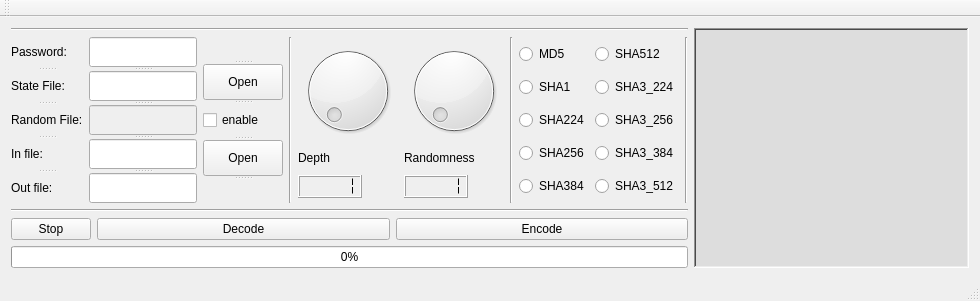
<?xml version="1.0" encoding="UTF-8"?>
<ui version="4.0">
 <class>MainWindow</class>
 <widget class="QMainWindow" name="MainWindow">
  <property name="geometry">
   <rect>
    <x>0</x>
    <y>0</y>
    <width>980</width>
    <height>301</height>
   </rect>
  </property>
  <property name="sizePolicy">
   <sizepolicy hsizetype="Fixed" vsizetype="Fixed">
    <horstretch>0</horstretch>
    <verstretch>0</verstretch>
   </sizepolicy>
  </property>
  <property name="maximumSize">
   <size>
    <width>980</width>
    <height>301</height>
   </size>
  </property>
  <property name="windowTitle">
   <string>DigiFo</string>
  </property>
  <property name="styleSheet">
   <string notr="true"/>
  </property>
  <widget class="QWidget" name="centralWidget">
   <layout class="QHBoxLayout" name="horizontalLayout_6">
    <item>
     <layout class="QHBoxLayout" name="horizontalLayout_5">
      <item>
       <layout class="QVBoxLayout" name="verticalLayout_3">
        <item>
         <widget class="Line" name="line_4">
          <property name="orientation">
           <enum>Qt::Horizontal</enum>
          </property>
         </widget>
        </item>
        <item>
         <layout class="QHBoxLayout" name="horizontalLayout_4">
          <item>
           <layout class="QHBoxLayout" name="horizontalLayout">
            <item>
             <widget class="QSplitter" name="splitter">
              <property name="orientation">
               <enum>Qt::Vertical</enum>
              </property>
              <widget class="QLabel" name="label">
               <property name="sizePolicy">
                <sizepolicy hsizetype="Fixed" vsizetype="Fixed">
                 <horstretch>0</horstretch>
                 <verstretch>0</verstretch>
                </sizepolicy>
               </property>
               <property name="text">
                <string>Password:</string>
               </property>
               <property name="alignment">
                <set>Qt::AlignLeading|Qt::AlignLeft|Qt::AlignVCenter</set>
               </property>
              </widget>
              <widget class="QLabel" name="label_2">
               <property name="sizePolicy">
                <sizepolicy hsizetype="Fixed" vsizetype="Fixed">
                 <horstretch>0</horstretch>
                 <verstretch>0</verstretch>
                </sizepolicy>
               </property>
               <property name="text">
                <string>State File:</string>
               </property>
               <property name="alignment">
                <set>Qt::AlignLeading|Qt::AlignLeft|Qt::AlignVCenter</set>
               </property>
              </widget>
              <widget class="QLabel" name="label_6">
               <property name="sizePolicy">
                <sizepolicy hsizetype="Fixed" vsizetype="Fixed">
                 <horstretch>0</horstretch>
                 <verstretch>0</verstretch>
                </sizepolicy>
               </property>
               <property name="text">
                <string>Random File:</string>
               </property>
              </widget>
              <widget class="QLabel" name="label_3">
               <property name="sizePolicy">
                <sizepolicy hsizetype="Fixed" vsizetype="Fixed">
                 <horstretch>0</horstretch>
                 <verstretch>0</verstretch>
                </sizepolicy>
               </property>
               <property name="text">
                <string>In file:</string>
               </property>
               <property name="alignment">
                <set>Qt::AlignLeading|Qt::AlignLeft|Qt::AlignVCenter</set>
               </property>
              </widget>
              <widget class="QLabel" name="label_4">
               <property name="sizePolicy">
                <sizepolicy hsizetype="Fixed" vsizetype="Fixed">
                 <horstretch>0</horstretch>
                 <verstretch>0</verstretch>
                </sizepolicy>
               </property>
               <property name="text">
                <string>Out file:</string>
               </property>
               <property name="alignment">
                <set>Qt::AlignLeading|Qt::AlignLeft|Qt::AlignVCenter</set>
               </property>
              </widget>
             </widget>
            </item>
            <item>
             <widget class="QSplitter" name="splitter_2">
              <property name="sizePolicy">
               <sizepolicy hsizetype="Expanding" vsizetype="Expanding">
                <horstretch>0</horstretch>
                <verstretch>0</verstretch>
               </sizepolicy>
              </property>
              <property name="orientation">
               <enum>Qt::Vertical</enum>
              </property>
              <widget class="QLineEdit" name="LE_passwd">
               <property name="maxLength">
                <number>32</number>
               </property>
               <property name="echoMode">
                <enum>QLineEdit::Normal</enum>
               </property>
              </widget>
              <widget class="QLineEdit" name="LE_stateFile">
               <property name="maxLength">
                <number>1024</number>
               </property>
               <property name="readOnly">
                <bool>false</bool>
               </property>
              </widget>
              <widget class="QLineEdit" name="LE_RFF">
               <property name="enabled">
                <bool>false</bool>
               </property>
              </widget>
              <widget class="QLineEdit" name="LE_inFile"/>
              <widget class="QLineEdit" name="LE_outFile">
               <property name="text">
                <string/>
               </property>
              </widget>
             </widget>
            </item>
            <item>
             <widget class="QSplitter" name="splitter_3">
              <property name="orientation">
               <enum>Qt::Vertical</enum>
              </property>
              <widget class="QLabel" name="label_8">
               <property name="sizePolicy">
                <sizepolicy hsizetype="Fixed" vsizetype="Fixed">
                 <horstretch>0</horstretch>
                 <verstretch>0</verstretch>
                </sizepolicy>
               </property>
               <property name="text">
                <string/>
               </property>
              </widget>
              <widget class="QPushButton" name="PB_stateFile">
               <property name="sizePolicy">
                <sizepolicy hsizetype="Fixed" vsizetype="Fixed">
                 <horstretch>0</horstretch>
                 <verstretch>0</verstretch>
                </sizepolicy>
               </property>
               <property name="text">
                <string>Open</string>
               </property>
              </widget>
              <widget class="QCheckBox" name="CB_RFF">
               <property name="sizePolicy">
                <sizepolicy hsizetype="Fixed" vsizetype="Fixed">
                 <horstretch>0</horstretch>
                 <verstretch>0</verstretch>
                </sizepolicy>
               </property>
               <property name="text">
                <string>enable</string>
               </property>
              </widget>
              <widget class="QPushButton" name="PB_open">
               <property name="sizePolicy">
                <sizepolicy hsizetype="Fixed" vsizetype="Fixed">
                 <horstretch>0</horstretch>
                 <verstretch>0</verstretch>
                </sizepolicy>
               </property>
               <property name="text">
                <string>Open</string>
               </property>
              </widget>
              <widget class="QLabel" name="label_9">
               <property name="sizePolicy">
                <sizepolicy hsizetype="Fixed" vsizetype="Fixed">
                 <horstretch>0</horstretch>
                 <verstretch>0</verstretch>
                </sizepolicy>
               </property>
               <property name="text">
                <string/>
               </property>
              </widget>
             </widget>
            </item>
           </layout>
          </item>
          <item>
           <widget class="Line" name="line">
            <property name="orientation">
             <enum>Qt::Vertical</enum>
            </property>
           </widget>
          </item>
          <item>
           <layout class="QHBoxLayout" name="horizontalLayout_3">
            <item>
             <layout class="QVBoxLayout" name="verticalLayout">
              <item>
               <widget class="QDial" name="dial_depth">
                <property name="sizePolicy">
                 <sizepolicy hsizetype="Fixed" vsizetype="Fixed">
                  <horstretch>0</horstretch>
                  <verstretch>0</verstretch>
                 </sizepolicy>
                </property>
                <property name="minimum">
                 <number>1</number>
                </property>
                <property name="maximum">
                 <number>32</number>
                </property>
                <property name="wrapping">
                 <bool>false</bool>
                </property>
               </widget>
              </item>
              <item>
               <widget class="QLabel" name="label_5">
                <property name="sizePolicy">
                 <sizepolicy hsizetype="Fixed" vsizetype="Fixed">
                  <horstretch>0</horstretch>
                  <verstretch>0</verstretch>
                 </sizepolicy>
                </property>
                <property name="text">
                 <string>Depth</string>
                </property>
               </widget>
              </item>
              <item>
               <widget class="QLCDNumber" name="L_Depth">
                <property name="sizePolicy">
                 <sizepolicy hsizetype="Fixed" vsizetype="Fixed">
                  <horstretch>0</horstretch>
                  <verstretch>0</verstretch>
                 </sizepolicy>
                </property>
                <property name="frameShape">
                 <enum>QFrame::Box</enum>
                </property>
                <property name="segmentStyle">
                 <enum>QLCDNumber::Flat</enum>
                </property>
                <property name="value" stdset="0">
                 <double>1.000000000000000</double>
                </property>
               </widget>
              </item>
             </layout>
            </item>
            <item>
             <layout class="QVBoxLayout" name="verticalLayout_2">
              <item>
               <widget class="QDial" name="dial_randomness">
                <property name="sizePolicy">
                 <sizepolicy hsizetype="Fixed" vsizetype="Fixed">
                  <horstretch>0</horstretch>
                  <verstretch>0</verstretch>
                 </sizepolicy>
                </property>
                <property name="minimum">
                 <number>1</number>
                </property>
                <property name="maximum">
                 <number>32</number>
                </property>
                <property name="wrapping">
                 <bool>false</bool>
                </property>
               </widget>
              </item>
              <item>
               <widget class="QLabel" name="label_7">
                <property name="sizePolicy">
                 <sizepolicy hsizetype="Fixed" vsizetype="Fixed">
                  <horstretch>0</horstretch>
                  <verstretch>0</verstretch>
                 </sizepolicy>
                </property>
                <property name="text">
                 <string>Randomness</string>
                </property>
               </widget>
              </item>
              <item>
               <widget class="QLCDNumber" name="L_Randomness">
                <property name="sizePolicy">
                 <sizepolicy hsizetype="Fixed" vsizetype="Fixed">
                  <horstretch>0</horstretch>
                  <verstretch>0</verstretch>
                 </sizepolicy>
                </property>
                <property name="segmentStyle">
                 <enum>QLCDNumber::Flat</enum>
                </property>
                <property name="value" stdset="0">
                 <double>1.000000000000000</double>
                </property>
               </widget>
              </item>
             </layout>
            </item>
           </layout>
          </item>
          <item>
           <widget class="Line" name="line_3">
            <property name="orientation">
             <enum>Qt::Vertical</enum>
            </property>
           </widget>
          </item>
          <item>
           <layout class="QGridLayout" name="gridLayout">
            <item row="0" column="0">
             <widget class="QRadioButton" name="r_md5">
              <property name="text">
               <string>MD5</string>
              </property>
             </widget>
            </item>
            <item row="0" column="1">
             <widget class="QRadioButton" name="r_sha512">
              <property name="text">
               <string>SHA512</string>
              </property>
             </widget>
            </item>
            <item row="1" column="0">
             <widget class="QRadioButton" name="r_sha1">
              <property name="text">
               <string>SHA1</string>
              </property>
             </widget>
            </item>
            <item row="1" column="1">
             <widget class="QRadioButton" name="r_sha3_224">
              <property name="text">
               <string>SHA3_224</string>
              </property>
             </widget>
            </item>
            <item row="2" column="0">
             <widget class="QRadioButton" name="r_sha224">
              <property name="text">
               <string>SHA224</string>
              </property>
             </widget>
            </item>
            <item row="2" column="1">
             <widget class="QRadioButton" name="r_sha3_256">
              <property name="text">
               <string>SHA3_256</string>
              </property>
             </widget>
            </item>
            <item row="3" column="0">
             <widget class="QRadioButton" name="r_sha256">
              <property name="text">
               <string>SHA256</string>
              </property>
             </widget>
            </item>
            <item row="3" column="1">
             <widget class="QRadioButton" name="r_sha3_384">
              <property name="text">
               <string>SHA3_384</string>
              </property>
             </widget>
            </item>
            <item row="4" column="0">
             <widget class="QRadioButton" name="r_sha384">
              <property name="text">
               <string>SHA384</string>
              </property>
             </widget>
            </item>
            <item row="4" column="1">
             <widget class="QRadioButton" name="r_sha3_512">
              <property name="text">
               <string>SHA3_512</string>
              </property>
             </widget>
            </item>
           </layout>
          </item>
          <item>
           <widget class="Line" name="line_5">
            <property name="sizePolicy">
             <sizepolicy hsizetype="Fixed" vsizetype="Expanding">
              <horstretch>0</horstretch>
              <verstretch>0</verstretch>
             </sizepolicy>
            </property>
            <property name="orientation">
             <enum>Qt::Vertical</enum>
            </property>
           </widget>
          </item>
         </layout>
        </item>
        <item>
         <widget class="Line" name="line_2">
          <property name="orientation">
           <enum>Qt::Horizontal</enum>
          </property>
         </widget>
        </item>
        <item>
         <layout class="QHBoxLayout" name="horizontalLayout_2">
          <item>
           <widget class="QPushButton" name="PB_stop">
            <property name="sizePolicy">
             <sizepolicy hsizetype="Fixed" vsizetype="Fixed">
              <horstretch>0</horstretch>
              <verstretch>0</verstretch>
             </sizepolicy>
            </property>
            <property name="text">
             <string>Stop</string>
            </property>
           </widget>
          </item>
          <item>
           <widget class="QPushButton" name="PB_decode">
            <property name="sizePolicy">
             <sizepolicy hsizetype="Expanding" vsizetype="Fixed">
              <horstretch>0</horstretch>
              <verstretch>0</verstretch>
             </sizepolicy>
            </property>
            <property name="text">
             <string>Decode</string>
            </property>
           </widget>
          </item>
          <item>
           <widget class="QPushButton" name="PB_encode">
            <property name="sizePolicy">
             <sizepolicy hsizetype="Expanding" vsizetype="Fixed">
              <horstretch>0</horstretch>
              <verstretch>0</verstretch>
             </sizepolicy>
            </property>
            <property name="text">
             <string>Encode</string>
            </property>
           </widget>
          </item>
         </layout>
        </item>
        <item>
         <widget class="QProgressBar" name="progressBar">
          <property name="value">
           <number>0</number>
          </property>
         </widget>
        </item>
       </layout>
      </item>
      <item>
       <widget class="QTextEdit" name="textEdit">
        <property name="styleSheet">
         <string notr="true">background-color: rgb(221, 221, 221);</string>
        </property>
        <property name="frameShape">
         <enum>QFrame::WinPanel</enum>
        </property>
       </widget>
      </item>
     </layout>
    </item>
   </layout>
  </widget>
  <widget class="QMenuBar" name="menuBar">
   <property name="geometry">
    <rect>
     <x>0</x>
     <y>0</y>
     <width>980</width>
     <height>20</height>
    </rect>
   </property>
  </widget>
  <widget class="QToolBar" name="mainToolBar">
   <attribute name="toolBarArea">
    <enum>TopToolBarArea</enum>
   </attribute>
   <attribute name="toolBarBreak">
    <bool>false</bool>
   </attribute>
  </widget>
  <widget class="QStatusBar" name="statusBar"/>
 </widget>
 <layoutdefault spacing="6" margin="11"/>
 <resources/>
 <connections>
  <connection>
   <sender>dial_depth</sender>
   <signal>valueChanged(int)</signal>
   <receiver>L_Depth</receiver>
   <slot>display(int)</slot>
   <hints>
    <hint type="sourcelabel">
     <x>746</x>
     <y>103</y>
    </hint>
    <hint type="destinationlabel">
     <x>421</x>
     <y>247</y>
    </hint>
   </hints>
  </connection>
  <connection>
   <sender>dial_randomness</sender>
   <signal>valueChanged(int)</signal>
   <receiver>L_Randomness</receiver>
   <slot>display(int)</slot>
   <hints>
    <hint type="sourcelabel">
     <x>528</x>
     <y>104</y>
    </hint>
    <hint type="destinationlabel">
     <x>510</x>
     <y>190</y>
    </hint>
   </hints>
  </connection>
 </connections>
</ui>
